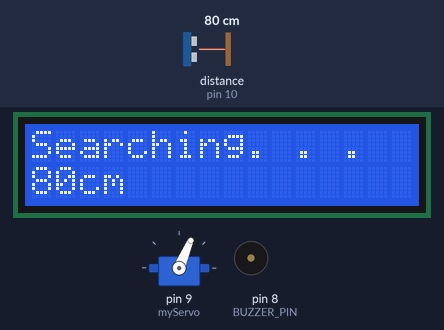
This program was run on a simulated Arduino Uno, built with avr-gcc and run on an emulated ATmega328P. On the bench: servo, 16×2 character LCD, buzzer (waves = sounding). Wiring (inferred from the names in the program): ultrasonic range finder: trigger pin 11; echo pin 10. The inputs (shaded band) are chosen by the test bench; at power-on: distance to the obstacle (sensor on pin 10) 80 cm. The echo pulse lasts 58.3 µs per cm.

Above: at 1.69 s.
1.7 s: distance to the obstacle (sensor on pin 10) set to 54 cm
At 2.06 s:
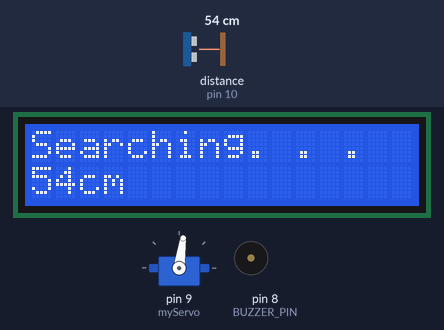
3.2 s: distance to the obstacle (sensor on pin 10) set to 47 cm
At 4.65 s:
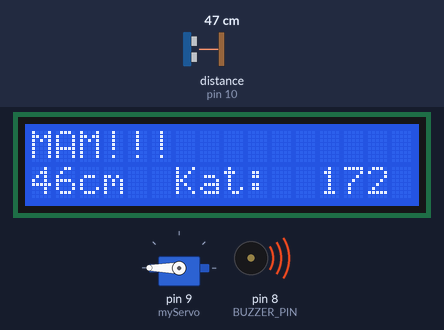
4.9 s: distance to the obstacle (sensor on pin 10) set to 60 cm
At 5.12 s:
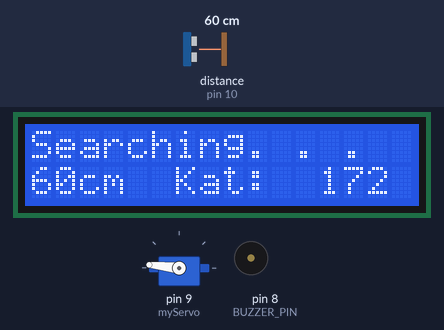
6.6 s: distance to the obstacle (sensor on pin 10) set to 2 cm
At 7.17 s:
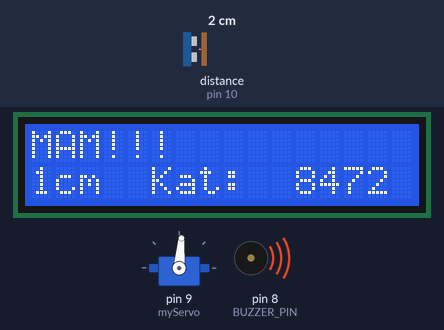
8.3 s: distance to the obstacle (sensor on pin 10) set to 18 cm
At 9.43 s:
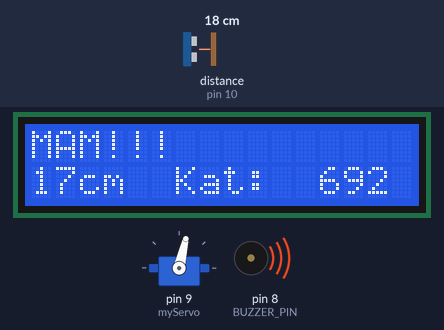
11.3 s: distance to the obstacle (sensor on pin 10) set to 21 cm
At 16.88 s:
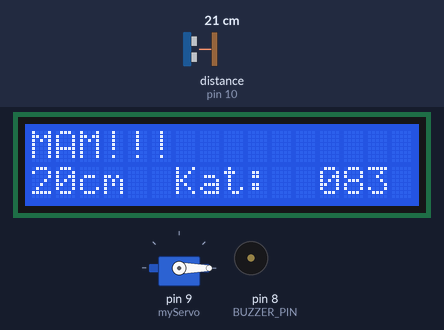
Timing chart, 0 to 17.5 s (numbered marks = the images above; inputs shaded):
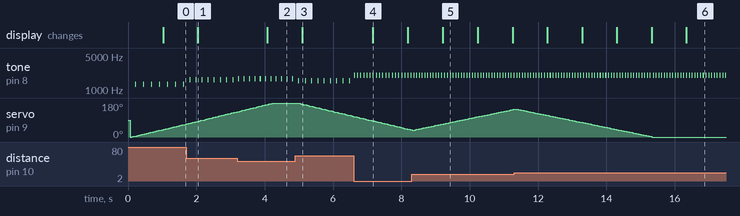

The program:

main.cpp
```cpp
#include <Arduino.h>
#include <LiquidCrystal.h>
#include <Servo.h>

Servo myServo;
const int TRIG_PIN = 11;
const int ECHO_PIN = 10;
const int BUZZER_PIN = 8;
unsigned long lastBeep = 0;

int current_angle = 0;
int direction = 1;
int max_angle = 180;
int min_angle = 0;
unsigned long last_dist;
unsigned long lastUpdate = 0;
int lcd_interval = 1000;

LiquidCrystal lcd(12, 3, 4, 5, 6, 7);

enum Mode {
  TRACK,
  SEARCH
};

Mode mode = SEARCH;

void setup() {
  myServo.attach(9);
  Serial.begin(9600);
  pinMode(TRIG_PIN, OUTPUT);
  pinMode(ECHO_PIN, INPUT);
  digitalWrite(TRIG_PIN, LOW);
  pinMode(BUZZER_PIN, OUTPUT);
  lcd.begin(16, 2);
}

unsigned long pomiar() {

  digitalWrite(TRIG_PIN, LOW);
  delayMicroseconds(2);
  digitalWrite(TRIG_PIN, HIGH);
  delayMicroseconds(10);
  digitalWrite(TRIG_PIN, LOW);

  unsigned long time = pulseIn(ECHO_PIN, HIGH);
  unsigned long  distance = time / 58;
  return distance;
}

void beep(unsigned long distance) {
  if (distance < 20) distance = 20;
  if (distance > 200) distance = 200;

  unsigned long interval = map(distance, 20, 200, 50, 500);
  if (millis() - lastBeep >=interval){
  if (distance > 100) {
    noTone(BUZZER_PIN);
  }

  else {
    tone(BUZZER_PIN, map(distance, 20, 150, 2000, 500));
    delay(30);
    noTone(BUZZER_PIN);
  }
  lastBeep = millis();
  }
}

void wyswietlanie (unsigned long distance){
  if (millis() - lastUpdate >= lcd_interval){
    lcd.setCursor(0 ,0);
    lcd.print("                           ");
    lcd.setCursor(0, 0);
    lcd.print("                ");

    if (mode == SEARCH) {
      lcd.setCursor(0, 0);
      lcd.print("Searching. . . ");
      lcd.setCursor(0, 1);
      lcd.print(distance);
      lcd.print("cm");

    }
    else if (mode == TRACK) {
      lcd.setCursor(0, 0);
      lcd.print("MAM!!!");
      lcd.setCursor(0, 1);
      lcd.print(distance);
      lcd.print("cm");
      lcd.print("  Kat:  ");
      lcd.print(current_angle);

    }
  lastUpdate = millis();
  }

}
void poruszanie(unsigned long dist, unsigned long last_dist) {
  myServo.write(current_angle);

  if (mode == SEARCH) {
    max_angle = 180;
    min_angle = 0;
    if (dist < 50) {
      mode = TRACK;

    }
    else if (current_angle >= max_angle || current_angle <= min_angle){
      direction *= -1;
    }
  }
  else if (mode == TRACK){
    if (dist >= 50) {
      mode = SEARCH;
    }

    else{
      if ((last_dist + 2) < dist) {
        direction *= -1;

      }
    }
  }
  current_angle += direction;
  current_angle = constrain(current_angle, 0, 180);

  if (current_angle > 180) current_angle = 180;
  if (current_angle < 0) current_angle = 0;
}

void loop(){
  unsigned long dist = pomiar();
  beep(dist);
  poruszanie(dist, last_dist);
  last_dist = dist;
  wyswietlanie(dist);
  delay(15);
}
```

Measured:
- the behaviour switches between 51 and 50 cm on distance to the obstacle (sensor on pin 10) (found by bisection; images 1 and 2)
- the behaviour switches between 20 and 21 cm on distance to the obstacle (sensor on pin 10) (found by bisection; images 5 and 6)
- after the input at 1.7 s, the display: changes after 0.34 s (image 1)
- after the input at 3.2 s, the display: changes after 0.88 s (image 2)
- after the input at 4.9 s, servo on pin 9 (myServo): moves from 180° to 108° over 1.6 s, starting after 0.05 s; the display: changes after 0.20 s (image 3)
- after the input at 6.6 s, tone on pin 8 (BUZZER_PIN): alternates 2000 Hz for 0.03 s and silent for 0.06 s, starting at once; the display: changes after 0.57 s (image 4)
- after the input at 11.3 s, the display: first changes after 0.97 s (image 6 shows a later state)
- by itself, tone on pin 8 (BUZZER_PIN): alternates 1539 Hz for 0.03 s and silent for 0.15 s
